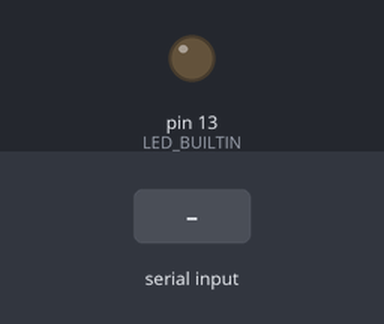
A sketch run on a simulated Arduino Uno, built with avr-gcc and run on an emulated ATmega328P. Parts: output pins drawn as LEDs (lit = HIGH). The inputs (shaded band) are chosen by the test bench.

Above: at 1.2 s.
1.3 s: "ON" received over Serial
At 2.8 s:
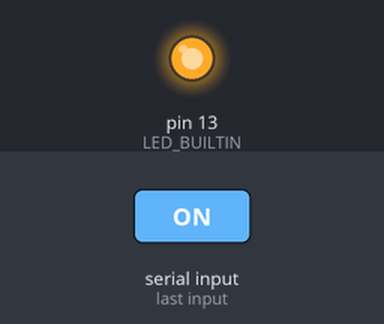
3.8 s: "OFF" received over Serial
At 5.9 s:
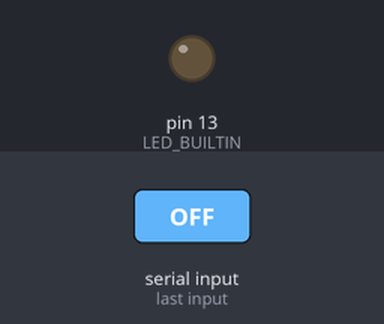
6.3 s: "BLINK" received over Serial
At 7.8 s:
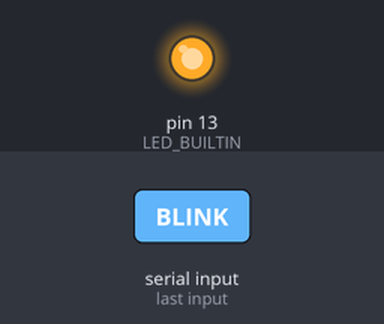
Timing chart, 0 to 10.8 s (numbered marks = the images above; inputs shaded):
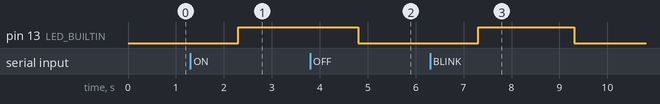

The sketch:

sketch_mar10a.ino
```cpp
void setup() {
  Serial.begin(9600);
  // initialize digital pin LED_BUILTIN as an output.
  pinMode(LED_BUILTIN, OUTPUT);


}

void loop() {
 if(Serial.available()> 0){
  String  msg = Serial.readString();
  if (msg == "ON"){
    digitalWrite(LED_BUILTIN, HIGH);
  }
  else if (msg == "OFF" ){
      digitalWrite(LED_BUILTIN, LOW);
  }
  else if (msg == "BLINK" ){
      digitalWrite(LED_BUILTIN, HIGH);
      delay(2000);
      digitalWrite(LED_BUILTIN, LOW);
  }
 }
}
 /*else{
  digitalWrite(LED_error_pin, HIGH};
  delay(100);
  digitalWrite(Led_error_pin, LOW};
  }*/
```

Measured:
- after the input at 1.3 s, pin 13 (LED_BUILTIN): LOW → HIGH after 1.0 s
- after the input at 3.8 s, pin 13 (LED_BUILTIN): HIGH → LOW after 1.0 s
- after the input at 6.3 s, pin 13 (LED_BUILTIN): LOW → HIGH after 1.0 s, → LOW 2.0 s later
